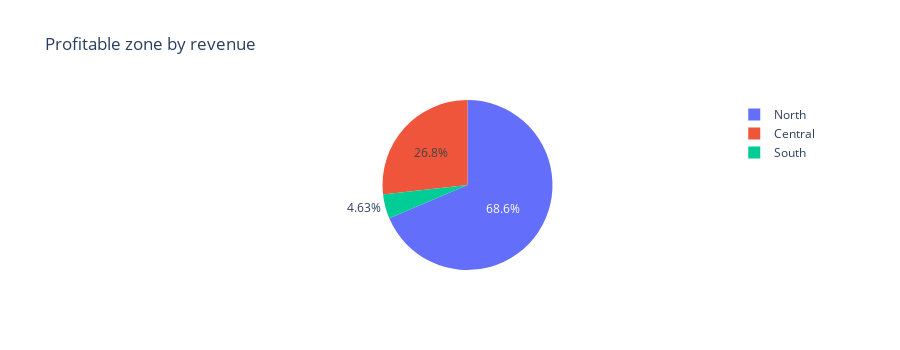

Write notebook code for a chart like this one.
### Code cell
fig = px.pie(
    values=zones['norm_sales_amount'], 
    names=zones.index, 
    title='Profitable zone by revenue',    
)

fig.update_layout(
    autosize=False,
    height=350,
)

fig.show()

### Figure 1 — Plotly figure (JSON) as saved in the notebook; plotly's stock layout.template omitted (floating-point values rounded to 4 significant figures)
{"data": [{"domain": {"x": [0, 1], "y": [0, 1]}, "hovertemplate": "label=%{label}<br>value=%{value}<extra></extra>", "labels": ["Central", "North", "South"], "legendgroup": "", "name": "", "showlegend": true, "type": "pie", "values": [263720983, 675588017, 45559963]}], "layout": {"autosize": false, "height": 350, "legend": {"tracegroupgap": 0}, "title": {"text": "Profitable zone by revenue"}}}
